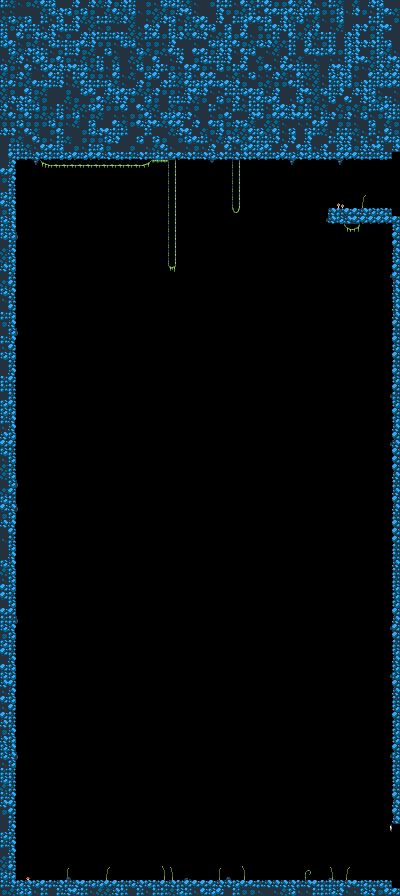

Below is a game level as drawn by its tile map, then a one-line description and the .tmx that defines it (tile-layer data replaced by summaries):
An orthogonal 50x112 tile map with 8x8 px tiles, 3 tile layers (Decorations, fake_tile, Tile Layer 1), 8 tilesets and 8 objects.

<map version="1.0" orientation="orthogonal" renderorder="right-down" width="50" height="112" tilewidth="8" tileheight="8" nextobjectid="14">
 <properties>
  <property name="bgname" value="iridia" />
  <property name="music" value="late_night_runaway.ogg" />
 </properties>
 <tileset firstgid="1" source="../tilesets/main_blue.tsx" />
 <tileset firstgid="89" source="../tilesets/extras.tsx" />
 <tileset firstgid="166" source="../tilesets/plants.tsx" />
 <tileset firstgid="230" source="../tilesets/enemies.tsx" />
 <tileset firstgid="234" source="../tilesets/stones.tsx" />
 <tileset firstgid="236" source="../tilesets/powerups.tsx" />
 <tileset firstgid="243" source="../tilesets/doors.tsx" />
 <tileset firstgid="249" source="../tilesets/objects.tsx" />
 <layer name="Decorations" width="50" height="112">
  <data>[5600 cells, 61 non-empty, 22 distinct tile ids]</data>
 </layer>
 <objectgroup name="Powerups" />
 <objectgroup name="Enemies" />
 <objectgroup name="player">
  <object id="2" x="-8" y="8" width="8" height="8" />
 </objectgroup>
 <objectgroup name="Special Blocks">
  <object id="6" gid="246" x="392" y="216" width="8" height="64">
   <properties>
    <property name="dest" value="14.tmx" />
   </properties>
  </object>
  <object id="7" gid="246" x="392" y="888" width="8" height="64">
   <properties>
    <property name="dest" value="17.tmx" />
   </properties>
  </object>
 </objectgroup>
 <layer name="fake_tile" width="50" height="112">
  <data>[5600 cells, 0 non-empty, 0 distinct tile ids]</data>
 </layer>
 <layer name="Tile Layer 1" width="50" height="112">
  <data>[5600 cells, 1392 non-empty, 31 distinct tile ids]</data>
 </layer>
 <objectgroup color="#000000" name="solid">
  <object id="9" x="328" y="208" width="72" height="16" />
  <object id="10" x="0" y="0" width="400" height="160" />
  <object id="11" x="0" y="160" width="16" height="720" />
  <object id="12" x="0" y="880" width="400" height="16" />
  <object id="13" x="392" y="224" width="8" height="600" />
 </objectgroup>
 <objectgroup name="Collision Objects" />
</map>
